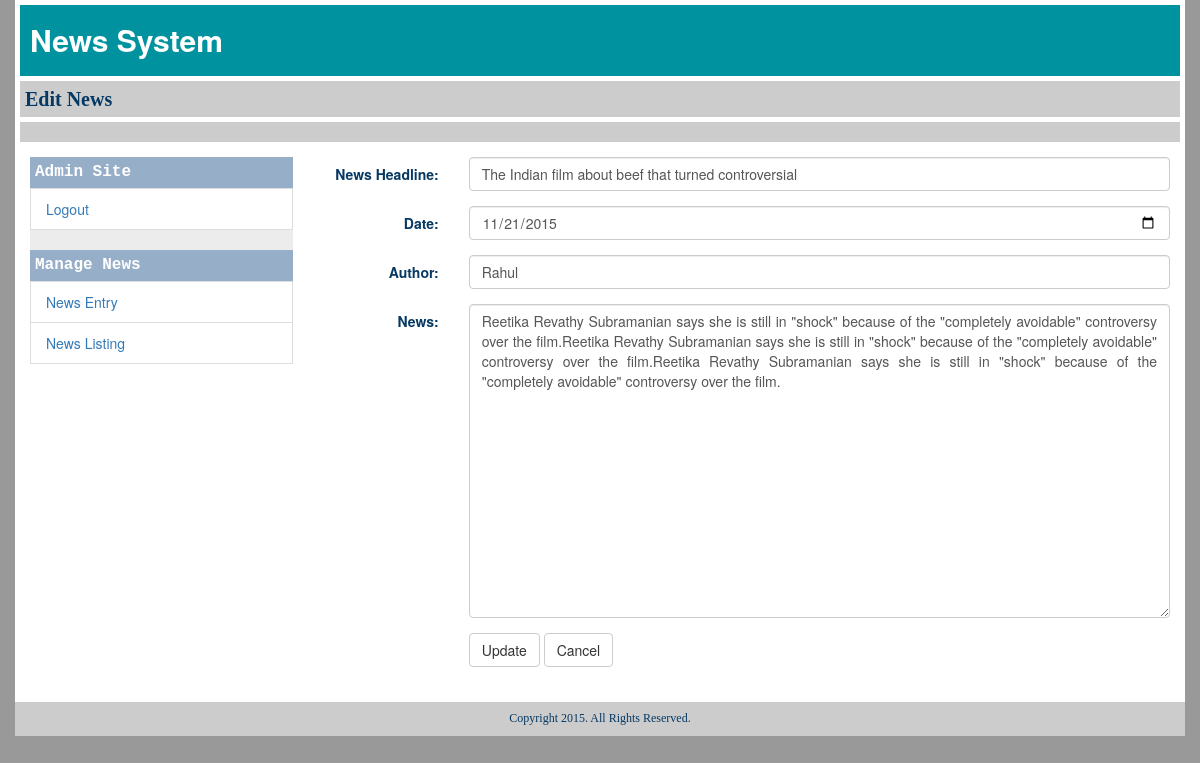
Page /view/edit_news.php?editId=122 (signed in) on the committed database.
### tables this page shows
CREATE TABLE IF NOT EXISTS `cms` (
  `keyid` int(11) NOT NULL AUTO_INCREMENT,
  `headline` varchar(255) DEFAULT NULL,
  `date` date NOT NULL,
  `author` varchar(255) NOT NULL,
  `news` text,
  PRIMARY KEY (`keyid`)
);

### controller/edit_news.php (called while the page is built, shortened)
<?php
	include("../model/database_configure.php");
	$key=$_REQUEST['editId'];
	$sql = "Select * from cms where keyid=$key";
	$result = mysql_query($sql,$con);
	$arr = mysql_fetch_array($result);
?>

### view/edit_news.php (the view, shortened to what this page needs)
<?php
include("../controller/edit_news.php");
?>
<!DOCTYPE html>
<html lang="en">
<head>
<link rel="stylesheet" type="text/css" href="../public/css/main.css"/>
<link rel="stylesheet" href="http://maxcdn.bootstrapcdn.com/bootstrap/3.3.5/css/bootstrap.min.css">
<link href="//maxcdn.bootstrapcdn.com/font-awesome/4.2.0/css/font-awesome.min.css" rel="stylesheet">
</head>
<body>
<div class="container">
  <div class="row cms">
    <div class="cmsTitle">News System</div>
    <div class="welcomeAdmin">Edit News</div>
    <div class="brownHeight"></div>
    <div class="col-md-3">
      <div class="admin_left">
        <div class="admin_left_title">Admin Site</div>
        <ul class="list-group">
          <li class="list-group-item"><a href="../index.php">Logout</a></li>
        </ul>
        <div class="admin_left_title">Manage News </div>
        <ul class="list-group">
          <li class="list-group-item"><a href="../view/news_entry.php">News Entry</a></li>
          <li class="list-group-item"><a href="../view/news_listing.php">News Listing</a></li>
        </ul>
      </div>
    </div>
    <div class="col-md-9">
      <div class="admin_right">
        <form class="form-horizontal" name="news_entry" role="form" method="POST" action="" onSubmit="multipart/form-data" >
          <div class="form-group">
            <label class="control-label col-sm-2" for="headline">News Headline:</label>
            <div class="col-sm-10">
              <input type="text" class="form-control" id="headline" name="headline" value="<?=$arr['headline'];?>">
            </div>
          </div>
          <div class="form-group">
            <label class="control-label col-sm-2" for="date">Date:</label>
            <div class="col-sm-10">
              <input type="date" class="form-control" id="date" name="date" value="<?=$arr['date'];?>">
            </div>
          </div>
          <div class="form-group">
            <label class="control-label col-sm-2" for="date">Author:</label>
            <div class="col-sm-10">
              <input type="text" class="form-control" id="author" name="author" value="<?=$arr['author'];?>">
            </div>
          </div>
          <div class="form-group">
            <label class="control-label col-sm-2" for="date">News:</label>
            <div class="col-sm-10">
              <textarea class="form-control" id="news" name="news" rows="15" cols="60" style="text-align:justify;"><?=$arr['news'];?>
</textarea>
            </div>
          </div>
          <div class="form-group">
            <div class="col-sm-offset-2 col-sm-4">
              <button type="submit" name="submit" class="btn btn-default">Update</button>
              <button type="reset" name="cancel" class="btn btn-default">Cancel</button>
            </div>
          </div>
        </form>
      </div>
    </div>
    <div class="footer">Copyright 2015. All Rights Reserved.</div>
  </div>
</div>
</body>
</html>

### public/css/main.css (style rules this page uses)
body { font: 14px OpenSans; color: #FFFFFF !important; background:#999999 !important; }
.cms { background:#fff; margin:0 auto; }
.cmsTitle { font-size: 30px; padding: 14px 10px; color: #FFF; background: #00929e; font-weight: bold; margin:5px; }
.welcomeAdmin { font-size: 20px; padding: 4px 5px; color: #053863; background: #CCC; font-family: initial; margin: 5px; font-weight: bold; }
.control-label { color:#053863; }
.brownHeight { background: #CCC; margin: 5px 5px 15px 5px; height:20px; }
.admin_left { background:#ECECEC; margin-bottom:10px; }
.list-group-item { border-top-left-radius: 0px !important; border-top-right-radius: 0px!important; border-bottom-left-radius: 0px!important; border-bottom-right-radius: 0px!important; }
.admin_left_title { font-size: 16px; padding: 4px 5px; color: #fff; background: #96AEC7; font-family: monospace; font-weight: bold; }
.admin_right { color:#999; }
.footer { font-size: 12px; padding: 8px 8px; color: #053863; background: #CCC; font-family: initial; text-align:center; margin-top:20px; }

### rows in the picture
cms: headline "The Indian film about beef that turned controversial", date "11/21/2015", author "Rahul", news "Reetika Revathy Subramanian says she is still in \"shock\" because of the \"completely avoidable\" controversy over the film.Reetika Revathy Subramanian says she is still in \"shock\" because of the \"completely avoidable\" controversy over the film.Reetika Revathy Subramanian says she is still in \"shock\" because of the \"completely avoidable\" controversy over the film."
